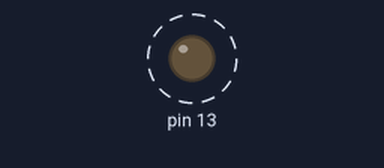
A sketch run on a simulated Arduino Uno, built for the host (arithmetic inside an expression is 32-bit, double 64-bit). On the bench: output pins drawn as LEDs (lit = HIGH). Dashed ring = blinking. What the sketch prints to the serial monitor is not drawn.

Above: at 0.05 s.
Timing chart, 0 to 3.0 s (numbered marks = the images above):
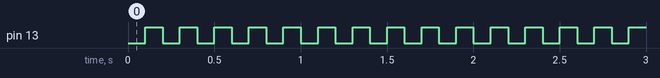

Measured:
- by itself, pin 13: alternates HIGH for 0.10 s and LOW for 0.10 s

The sketch:

brage.ino
```cpp
/*
 * $OpenBSD: template.ino,v 1.1 2012/04/24 06:37:32 jasper Exp $
 *
 * Arduino projects run something like this:
 *	main() {
 *		init(); // arduino private setup
 *		setup(); // your setup goes here
 *		while(1) {
 *			loop(); // your main loop
 *		}
 *	}
 *
 * Arduino reference is at /usr/local/share/doc/arduino/reference/
 */

#ifdef __cplusplus
extern "C" {
void __cxa_pure_virtual(void); void __cxa_pure_virtual(void) {};
#endif

void setup(void) {
	/* your code here */
  pinMode(13,OUTPUT);
  Serial.begin(115200);
  return;
}

void loop(void) {
	/* more of your code here */
  delay(100);
  digitalWrite(13, HIGH);
  delay(100);
  digitalWrite(13,LOW);
  Serial.println("one loop");
  return ;
}

#ifdef __cplusplus
}
#endif
```
